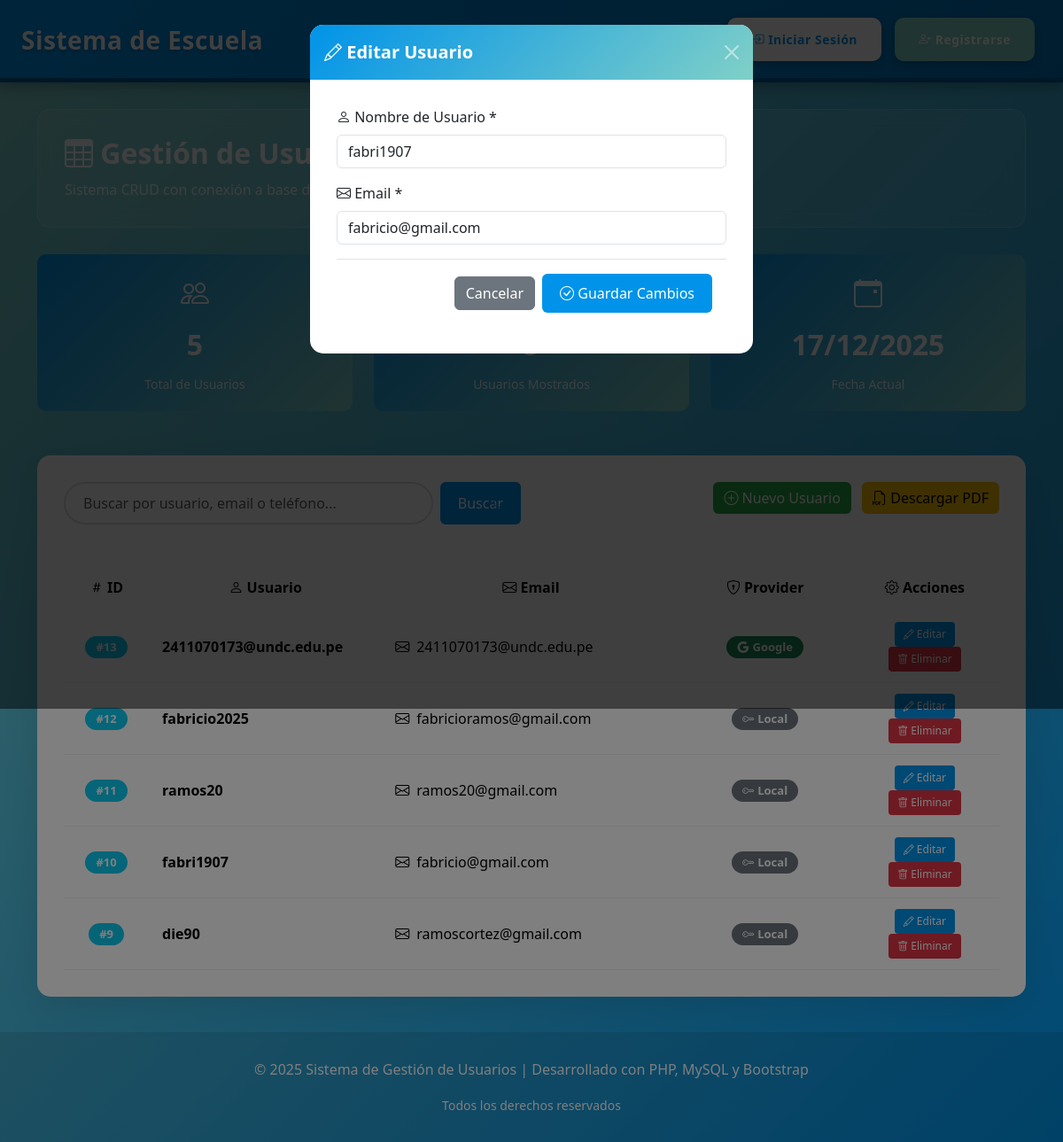
/menu.php?edit=10, run on the app's committed database.
### tables this page shows
CREATE TABLE `users` (
  `id` int(11) NOT NULL,
  `username` varchar(50) NOT NULL,
  `password` varchar(255) NOT NULL,
  `email` varchar(50) NOT NULL,
  `oauth_google_id` varchar(255) DEFAULT NULL COMMENT 'ID de usuario de Google',
  `oauth_provider` varchar(50) DEFAULT NULL COMMENT 'Proveedor OAuth (google, facebook, github, etc.)',
  `oauth_created_at` timestamp NULL DEFAULT NULL COMMENT 'Fecha de creación de la cuenta OAuth',
  `oauth_updated_at` timestamp NULL DEFAULT NULL COMMENT 'Fecha de última actualización de OAuth'
);

### crud_handler.php (called while the page is built, shortened)
<?php
require_once __DIR__ . '/includes/conexionpdo.php';
function getAllUsers($search = '') {
    global $pdo;
    try {
        if (!empty($search)) {
            $query = "SELECT * FROM users
                      WHERE username LIKE ? OR email LIKE ?
                      ORDER BY id DESC";
            $stmt = $pdo->prepare($query);
            $search_term = "%$search%";
            $stmt->execute([$search_term, $search_term]);
        } else {
            $query = "SELECT * FROM users ORDER BY id DESC";
            $stmt = $pdo->prepare($query);
            $stmt->execute();
        }
        return $stmt->fetchAll(PDO::FETCH_ASSOC);
    } catch (PDOException $e) {
        error_log('Error en getAllUsers: ' . $e->getMessage());
        return [];
    }
}
function getUserById($id) {
    global $pdo;
    try {
        $stmt = $pdo->prepare("SELECT * FROM users WHERE id = ?");
        $stmt->execute([$id]);
        return $stmt->fetch(PDO::FETCH_ASSOC);
    } catch (PDOException $e) {
        error_log('Error en getUserById: ' . $e->getMessage());
        return null;
    }
}
function getUserStats() {
    global $pdo;
    try {
        $stmt = $pdo->prepare("SELECT COUNT(*) as total FROM users");
        $stmt->execute();
        $result = $stmt->fetch(PDO::FETCH_ASSOC);
        return [
            'total_users' => $result['total'] ?? 0,
            'last_updated' => date('Y-m-d H:i:s')
        ];
    } catch (PDOException $e) {
        error_log('Error en getUserStats: ' . $e->getMessage());
        return ['total_users' => 0];
    }
}
?>

### menu.php (the view, shortened to what this page needs)
<?php
require_once __DIR__ . '/crud_handler.php';
$editing_user = null;
if (isset($_GET['edit'])) {
    $editing_user = getUserById($_GET['edit']);
}
$search = $_GET['search'] ?? '';
$users = getAllUsers($search);
$stats = getUserStats();
?>
<!DOCTYPE html>
<html lang="es">
<head>
    <link href="https://cdn.jsdelivr.net/npm/bootstrap@5.3.2/dist/css/bootstrap.min.css" rel="stylesheet">
    <link rel="stylesheet" href="https://cdn.jsdelivr.net/npm/bootstrap-icons@1.11.1/font/bootstrap-icons.css">
</head>
<body>
    <nav class="navbar navbar-expand-lg navbar-light sticky-top">
        <div class="container-fluid">
            <a class="navbar-brand" href="menu.php">
                <i class="bi bi-school"></i>Sistema de Escuela
            </a>
            <div class="collapse navbar-collapse" id="navbarNav">
                <div class="navbar-nav ms-auto navbar-auth">
                    <a href="/phpweb/auth/login.php" class="btn btn-login">
                        <i class="bi bi-box-arrow-in-right"></i> Iniciar Sesión
                    </a>
                    <a href="/phpweb/auth/registrar.php" class="btn btn-register">
                        <i class="bi bi-person-plus"></i> Registrarse
                    </a>
                </div>
            </div>
        </div>
    </nav>
    <div class="container-lg" style="margin-top: 30px; margin-bottom: 30px;">
        <div class="page-header">
            <h1><i class="bi bi-table"></i> Gestión de Usuarios</h1>
            <p>Sistema CRUD con conexión a base de datos MySQL</p>
        </div>
        <div class="row">
            <div class="col-md-4">
                <div class="stats-box">
                    <i class="bi bi-people" style="font-size: 32px;"></i>
                    <div class="stat-number"><?php echo $stats['total_users']; ?></div>
                    <div class="stat-label">Total de Usuarios</div>
                </div>
            </div>
            <div class="col-md-4">
                <div class="stats-box">
                    <div class="stat-number"><?php echo count($users); ?></div>
                    <div class="stat-label">Usuarios Mostrados</div>
                </div>
            </div>
            <div class="col-md-4">
                <div class="stats-box">
                    <i class="bi bi-calendar-event" style="font-size: 32px;"></i>
                    <div class="stat-number"><?php echo date('d/m/Y'); ?></div>
                    <div class="stat-label">Fecha Actual</div>
                </div>
            </div>
        </div>
        <div class="main-container">
            <div class="row mb-4">
                <div class="col-md-6">
                    <div class="search-box">
                        <form method="GET" class="d-flex">
                            <input type="text" name="search" class="form-control" placeholder="Buscar por usuario, email o teléfono..." value="<?php echo htmlspecialchars($search); ?>">
                            <button type="submit" class="btn btn-primary ms-2">
                                <i class="bi bi-search"></i>Buscar
                            </button>
                        </form>
                    </div>
                </div>
                <div class="col-md-6 text-end">
                    <button class="btn btn-success me-2" data-bs-toggle="modal" data-bs-target="#addUserModal">
                        <i class="bi bi-plus-circle"></i> Nuevo Usuario
                    </button>
                    <a href="pdf_generator.php?action=download" class="btn btn-warning" target="_blank">
                        <i class="bi bi-filetype-pdf"></i> Descargar PDF
                    </a>
                </div>
            </div>
            <div class="table-responsive">
                <?php if (!empty($users)): ?>
                    <table class="table table-hover">
                        <thead>
                            <tr>
                                <th style="width: 8%; text-align: center;">
                                    <i class="bi bi-hash"></i> ID
                                </th>
                                <th style="width: 20%;">
                                    <i class="bi bi-person"></i> Usuario
                                </th>
                                <th style="width: 28%;">
                                    <i class="bi bi-envelope"></i> Email
                                </th>
                                <th style="width: 16%;">
                                    <i class="bi bi-shield-lock"></i> Provider
                                </th>
                                <th style="width: 14%; text-align: center;">
                                    <i class="bi bi-gear"></i> Acciones
                                </th>
                            </tr>
                        </thead>
                        <tbody>
                            <?php foreach ($users as $user): ?>
                                <tr>
                                    <td style="text-align: center;">
                                        <span class="badge bg-info">#<?php echo htmlspecialchars($user['id']); ?></span>
                                    </td>
                                    <td>
                                        <strong><?php echo htmlspecialchars($user['username']); ?></strong>
                                    </td>
                                    <td>
                                        <i class="bi bi-envelope me-2"></i><?php echo htmlspecialchars($user['email']); ?>
                                    </td>
                                    <td style="text-align: center;">
                                        <?php if (!empty($user['oauth_provider'])): ?>
                                            <span class="badge bg-success">
                                                <i class="bi bi-google me-1"></i><?php echo htmlspecialchars(ucfirst($user['oauth_provider'])); ?>
                                            </span>
                                        <?php else: ?>
                                            <span class="badge bg-secondary">
                                                <i class="bi bi-key me-1"></i>Local
                                            </span>
                                        <?php endif; ?>
                                    </td>
                                    <td style="text-align: center;">
                                        <a href="?edit=<?php echo $user['id']; ?>" class="btn btn-sm btn-primary" title="Editar">
                                            <i class="bi bi-pencil"></i> Editar
                                        </a>
                                        <button class="btn btn-sm btn-danger" data-bs-toggle="modal" data-bs-target="#deleteModal"
                                                onclick="setDeleteUser(<?php echo $user['id']; ?>, '<?php echo htmlspecialchars($user['username']); ?>')">
                                            <i class="bi bi-trash"></i> Eliminar
                                        </button>
                                    </td>
                                </tr>
                            <?php endforeach; ?>
                        </tbody>
                    </table>
                <?php endif; ?>
            </div>
        </div>
    </div>
    <?php if ($editing_user): ?>
    <div class="modal fade show" id="editUserModal" tabindex="-1" style="display: block; background: rgba(0,0,0,0.5);">
        <div class="modal-dialog">
            <div class="modal-content">
                <div class="modal-header">
                    <h5 class="modal-title"><i class="bi bi-pencil"></i> Editar Usuario</h5>
                    <a href="menu.php" class="btn-close btn-close-white"></a>
                </div>
                <div class="modal-body">
                    <form method="POST">
                        <div class="mb-3">
                            <label class="form-label"><i class="bi bi-person"></i> Nombre de Usuario *</label>
                            <input type="text" name="username" class="form-control" value="<?php echo htmlspecialchars($editing_user['username']); ?>" required>
                        </div>
                        <div class="mb-3">
                            <label class="form-label"><i class="bi bi-envelope"></i> Email *</label>
                            <input type="email" name="email" class="form-control" value="<?php echo htmlspecialchars($editing_user['email']); ?>" required>
                        </div>
                        <div class="modal-footer">
                            <a href="menu.php" class="btn btn-secondary">Cancelar</a>
                            <button type="submit" class="btn btn-primary">
                                <i class="bi bi-check-circle"></i> Guardar Cambios
                            </button>
                        </div>
                    </form>
                </div>
            </div>
        </div>
    </div>
    <?php endif; ?>
    <footer>
        <div class="container">
            <p>&copy; 2025 Sistema de Gestión de Usuarios | Desarrollado con PHP, MySQL y Bootstrap</p>
            <small>Todos los derechos reservados</small>
        </div>
    </footer>
</body>
</html>

### menu.php (style rules this page uses)
:root { --primary-color: #0093E9; --secondary-color: #80D0C7; --danger-color: #DC3545; --success-color: #28A745; --warning-color: #FFC107; }
* { margin: 0; padding: 0; box-sizing: border-box; }
body { background: linear-gradient(-45deg, var(--primary-color), var(--secondary-color)); min-height: 100vh; font-family: 'Segoe UI', Tahoma, Geneva, Verdana, sans-serif; }
.navbar { background: linear-gradient(135deg, #0093E9 0%, #0077be 100%) !important; box-shadow: 0 4px 15px rgba(0, 0, 0, 0.3); border-bottom: 5px solid #005fa3; padding: 15px 0; position: sticky; top: 0; z-index: 1000; }
.navbar-brand { font-weight: 700; color: white !important; font-size: 28px; text-shadow: 0 2px 4px rgba(0, 0, 0, 0.2); letter-spacing: 0.5px; }
.navbar-auth { display: flex; gap: 15px; align-items: center; margin-right: 20px; }
.btn-login, .btn-register { padding: 12px 25px; border-radius: 10px; font-weight: 700; text-decoration: none; transition: all 0.3s ease; border: 2px solid white; cursor: pointer; font-size: 14px; letter-spacing: 0.5px; box-shadow: 0 3px 10px rgba(0, 0, 0, 0.2); }
.btn-login { background: white; color: #0093E9; }
.btn-register { background: #80D0C7; color: white; border-color: #80D0C7; }
.page-header { background: rgba(255, 255, 255, 0.1); backdrop-filter: blur(10px); border-radius: 15px; padding: 30px; margin: 30px 0; color: white; border: 1px solid rgba(255, 255, 255, 0.2); }
.page-header h1 { font-size: 32px; font-weight: 700; margin-bottom: 10px; }
.page-header p { font-size: 16px; opacity: 0.9; margin: 0; }
.main-container { background: white; border-radius: 15px; box-shadow: 0 10px 40px rgba(0, 0, 0, 0.1); padding: 30px; margin: 30px 0; }
.stats-box { background: linear-gradient(135deg, var(--primary-color), var(--secondary-color)); color: white; padding: 20px; border-radius: 10px; text-align: center; margin-bottom: 20px; }
.stats-box .stat-number { font-size: 32px; font-weight: 700; margin: 10px 0; }
.stats-box .stat-label { font-size: 14px; opacity: 0.9; }
.btn-primary { background: var(--primary-color) !important; border: none; padding: 10px 20px; transition: all 0.3s ease; }
.btn-danger { background: var(--danger-color) !important; border: none; }
.btn-success { background: var(--success-color) !important; border: none; }
.btn-warning { background: var(--warning-color) !important; border: none; color: black; }
.btn-sm { padding: 5px 10px; font-size: 12px; }
.table { margin-bottom: 0; }
.table thead { background: linear-gradient(135deg, var(--primary-color), #0077be); color: white; }
.table thead th { border: none; font-weight: 600; padding: 15px; text-align: center; }
.table tbody td { vertical-align: middle; padding: 12px 15px; border-color: #eee; }
.table tbody tr:nth-child(even) { background-color: #f9f9f9; }
.badge { padding: 6px 12px; border-radius: 20px; font-size: 13px; }
.modal-content { border-radius: 15px; border: none; }
.modal-header { background: linear-gradient(135deg, var(--primary-color), var(--secondary-color)); color: white; border: none; border-radius: 15px 15px 0 0; }
.modal-title { font-weight: 700; }
.modal-body { padding: 30px; }
.search-box { position: relative; margin-bottom: 20px; }
.search-box input { border-radius: 25px; padding: 10px 20px; border: 2px solid #ddd; transition: all 0.3s ease; }
.search-box i { position: absolute; right: 15px; top: 50%; transform: translateY(-50%); color: var(--primary-color); }
footer { background: rgba(0, 0, 0, 0.1); color: white; text-align: center; padding: 30px 0; margin-top: 40px; }

### data on the page
users: id "13", username "2411070173@undc.edu.pe", email "2411070173@undc.edu.pe", oauth_provider "Google"
users: id "12", username "fabricio2025", email "fabricioramos@gmail.com", shows "Local"
users: id "11", username "ramos20", email "ramos20@gmail.com", shows "Local"
users: id "10", username "fabri1907", email "fabricio@gmail.com", shows "Local"
users: id "9", username "die90", email "ramoscortez@gmail.com", shows "Local"

### other printed values
$stats['total_users'] "5"
